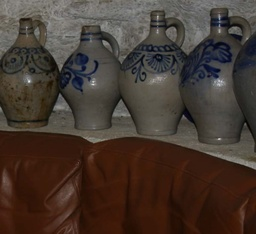
#> input picture a2_20171204/input_data/pots_flash.jpg, 256 x 234 px, shrunk from 774 x 706 before the run, found by its file name
$ jupyter execute q7.ipynb
#> lines starting #> are read from the running program, lines starting #| are printed output that depends on the picture
#> further down, flash is the input picture: shape (234, 256, 3); mean B, G, R 48, 56.4, 69.4
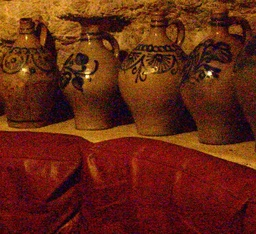
#> input picture a2_20171204/input_data/pots_no_flash.jpg, 256 x 234 px, shrunk from 774 x 706 before the run, found by its file name
#> further down, no_flash is the input picture: shape (234, 256, 3); mean B, G, R 18.2, 38.3, 101
# Assignment 2, Q 7
Sagrika Nagar(20171204)

# Q7 Part 1 (Cross Bilateral)

[cell 1]
import cv2
import numpy as np
import matplotlib.pyplot as plt
from math import exp
from math import floor

[cell 2]
def cross_bilateral_filt(im1, im2, ksize, sigmad, sigmar):

#> called with ksize = 7, sigmad = 110, sigmar = 15
    out = np.zeros(im1.shape)
    x1, y1, n1 = im1.shape
#> x1 = 234; y1 = 256; n1 = 3
    x2, y2, n2 = im2.shape
#> x2 = 234; y2 = 256; n2 = 3
    temp1 = np.zeros((x1+ksize-1, y1+ksize-1, n1))
    temp1[ksize-1:x1+ksize-1, ksize-1:y1+ksize-1] = im1
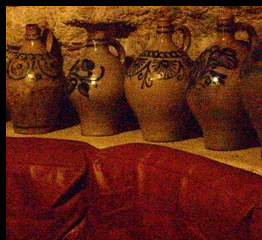
#> temp1: shape (240, 262, 3) float64; mean B, G, R 17.3, 36.5, 96.3
    temp2 = np.zeros((x2+ksize-1, y2+ksize-1, n2))
    temp2[ksize-1:x2+ksize-1, ksize-1:y2+ksize-1] = im2
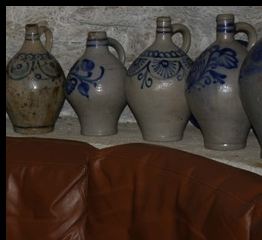
#> temp2: shape (240, 262, 3) float64; mean B, G, R 45.8, 53.7, 66.1
    weight = np.ones((ksize, ksize, n1))
    mid = floor(ksize/2)

    for i in range(x1):
        for j in range(y1):
            im_part1b = temp1[i:i+ksize, j:j+ksize,0]
            im_part1g = temp1[i:i+ksize, j:j+ksize,1]
            im_part1r = temp1[i:i+ksize, j:j+ksize,2]

            im_part2b = temp2[i:i+ksize, j:j+ksize,0]
            im_part2g = temp2[i:i+ksize, j:j+ksize,1]
            im_part2r = temp2[i:i+ksize, j:j+ksize,2]

            for l in range(ksize):
                for k in range(ksize):
                    w1=exp((-1/(2*sigmad**2))*((l-mid)**2+(k-mid)**2))
                    w2_1=exp((1/(2*sigmar**2))*(1-((im_part2b[l,k]-im_part2b[mid,mid])**2)))
                    w2_2=exp((1/(2*sigmar**2))*(1-((im_part2g[l,k]-im_part2g[mid,mid])**2)))
                    w2_3=exp((1/(2*sigmar**2))*(1-((im_part2r[l,k]-im_part2r[mid,mid])**2)))
                    weight[l,k,0]=w1*w2_1
                    weight[l,k,1]=w1*w2_2
                    weight[l,k,2]=w1*w2_3
            weight=weight/np.sum(weight)
            out[i,j,0]= np.sum(np.multiply(im_part1b,weight[:,:,0]))
            out[i,j,1]= np.sum(np.multiply(im_part1g,weight[:,:,1]))
            out[i,j,2]= np.sum(np.multiply(im_part1r,weight[:,:,2]))
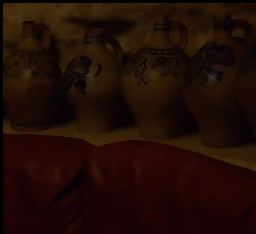
#> out: shape (234, 256, 3) float64; mean B, G, R 6, 12.6, 32.8

    cv2.normalize(out, out, 0, 255, cv2.NORM_MINMAX, dtype=-1)
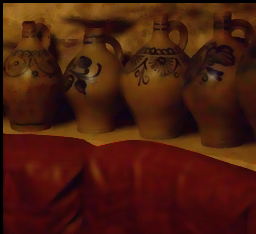
#> out: shape (234, 256, 3) float64; mean B, G, R 13.4, 28.3, 73.6

    out = out.astype(np.uint8)

    return out

[cell 3]
flash = cv2.imread("pots_flash.jpg")
no_flash = cv2.imread("pots_no_flash.jpg")

out = cross_bilateral_filt(no_flash, flash, 7, 110, 15)

f, axs = plt.subplots(figsize=(15,15))

plt.subplot(221)
plt.imshow(flash)
plt.title("With Flash")
plt.subplot(222)
plt.imshow(cv2.cvtColor(no_flash, cv2.COLOR_BGR2RGB))
plt.title("No Flash")
plt.subplot(223)
plt.imshow(cv2.cvtColor(out, cv2.COLOR_BGR2RGB))
plt.title("Result")
plt.show()
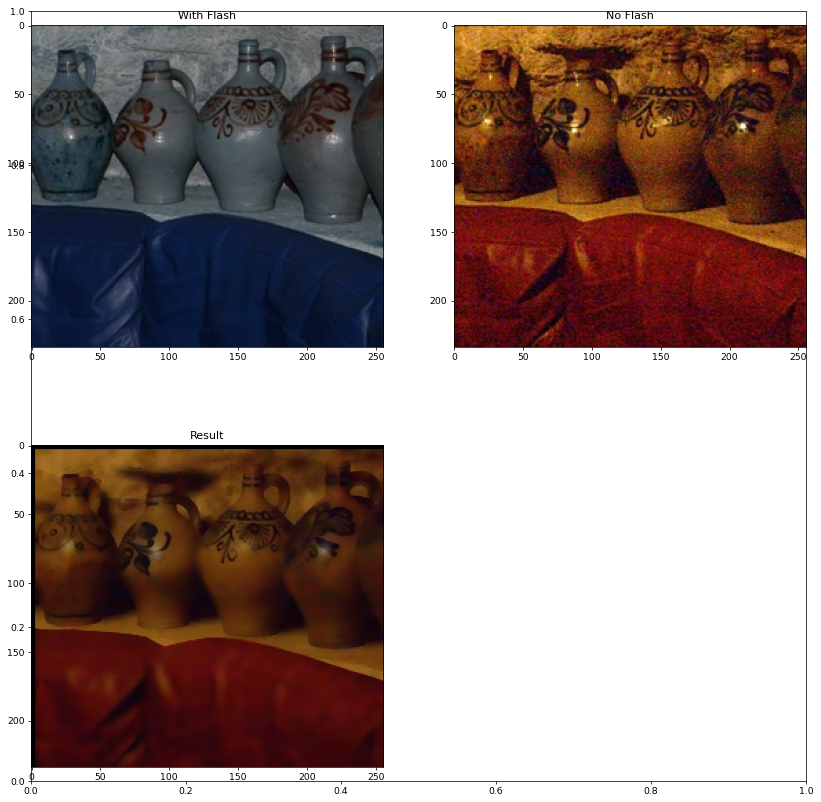
#> figure drawn by matplotlib, 3 panels; B, G, R data is drawn as R, G, B
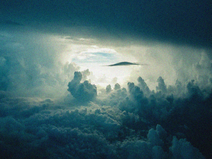
#> input picture a2_20171204/input_data/sky.png, 212 x 159 px, shrunk from 640 x 480 before the run, found by its file name
#> further down, im is the input picture: shape (159, 212, 3); mean B, G, R 103.5, 98.1, 65.3

# Parameters:
Sigma domain = 110,
Sigma range = 15,
Window size = 7x7

# Q7 Part 2 (Inverse Bilateral)

[cell 4]
def inv_bilateral_filt(im, ksize, sigmad, sigmar):

#> called with ksize = 7, sigmad = 12, sigmar = 16
    out = np.zeros(im.shape)
    x, y, n = im.shape
#> x = 159; y = 212; n = 3
    temp = np.zeros((x+ksize-1, y+ksize-1,n))
    temp[ksize-1:x+ksize-1, ksize-1:y+ksize-1] = im
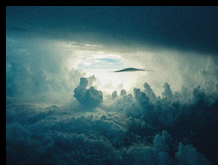
#> temp: shape (165, 218, 3) float64; mean B, G, R 97, 91.9, 61.2
    weight = np.ones((ksize, ksize, n))
    mid = floor(ksize/2)
    for i in range(x):
        for j in range(y):
            im_part1 = temp[i:i+ksize, j:j+ksize, 0]
            im_part2 = temp[i:i+ksize, j:j+ksize, 1]
            im_part3 = temp[i:i+ksize, j:j+ksize, 2]
            for l in range(ksize):
                for k in range(ksize):
                    w1=exp((-1/(2*sigmad**2))*((l-mid)**2+(k-mid)**2))
                    w2=exp((-1/(2*sigmar**2))*(1-((im_part1[l,k]-im_part1[mid,mid])**2)))
                    w3=exp((-1/(2*sigmar**2))*(1-((im_part2[l,k]-im_part2[mid,mid])**2)))
                    w4=exp((-1/(2*sigmar**2))*(1-((im_part3[l,k]-im_part3[mid,mid])**2)))
                    weight[l,k,0]=w1*w2
                    weight[l,k,1]=w1*w2
                    weight[l,k,2]=w1*w2
            weight=weight/np.sum(weight)
            out[i,j, 0]= np.sum(np.multiply(im_part1,weight[:,:,0]))
            out[i,j, 1]= np.sum(np.multiply(im_part2,weight[:,:,1]))
            out[i,j, 2]= np.sum(np.multiply(im_part3,weight[:,:,2]))
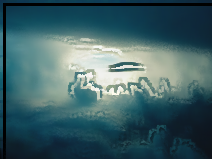
#> out: shape (159, 212, 3) float64; mean B, G, R 33.9, 32.2, 21.4; drawn with min black and max white
    cv2.normalize(out, out, 0, 255, cv2.NORM_MINMAX, dtype=-1)

    out = out.astype(np.uint8)

    return out

[cell 5]
im = cv2.imread("sky.png")

out = inv_bilateral_filt(im,7,12,16)

f, axs = plt.subplots(2,2,figsize=(15,15))

plt.subplot(121)
plt.imshow(cv2.cvtColor(im, cv2.COLOR_BGR2RGB))
plt.title("Original")
plt.subplot(122)
plt.imshow(cv2.cvtColor(out, cv2.COLOR_BGR2RGB))
plt.title("Inverse Bilateral filtered")
plt.show()
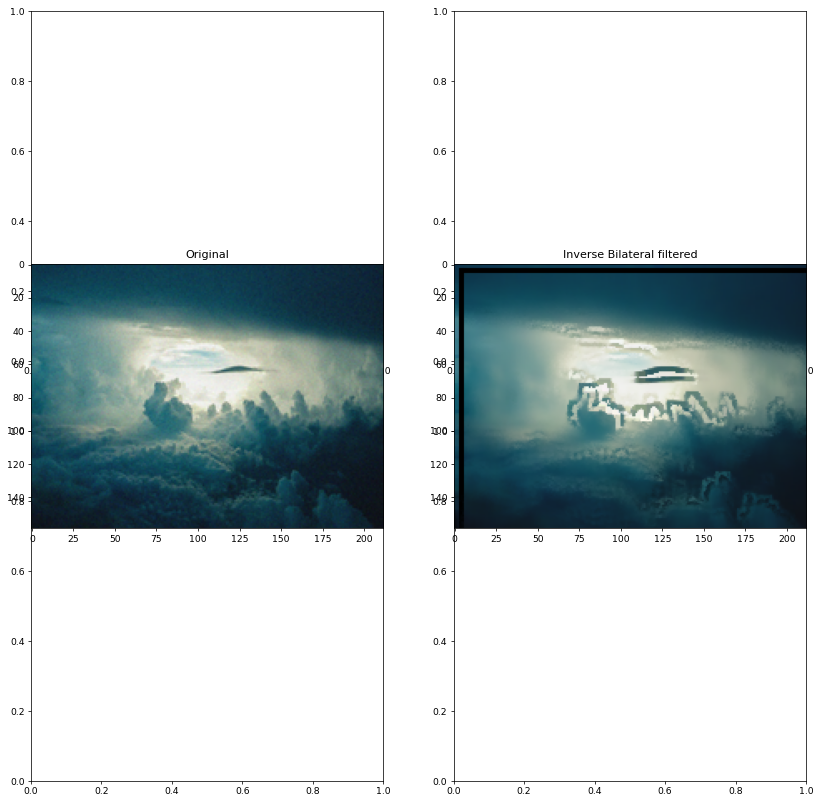
#> figure drawn by matplotlib, 2 panels
